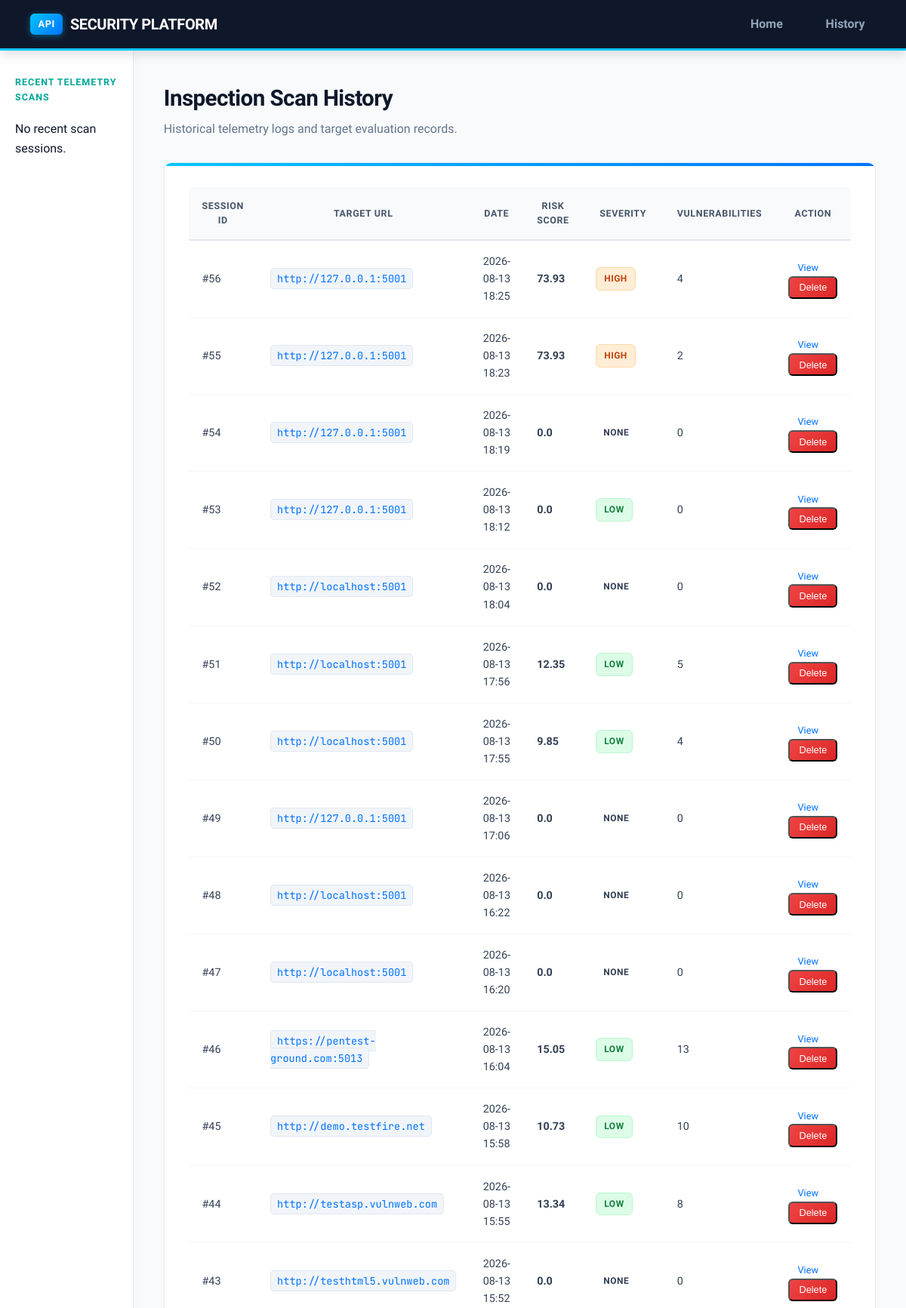
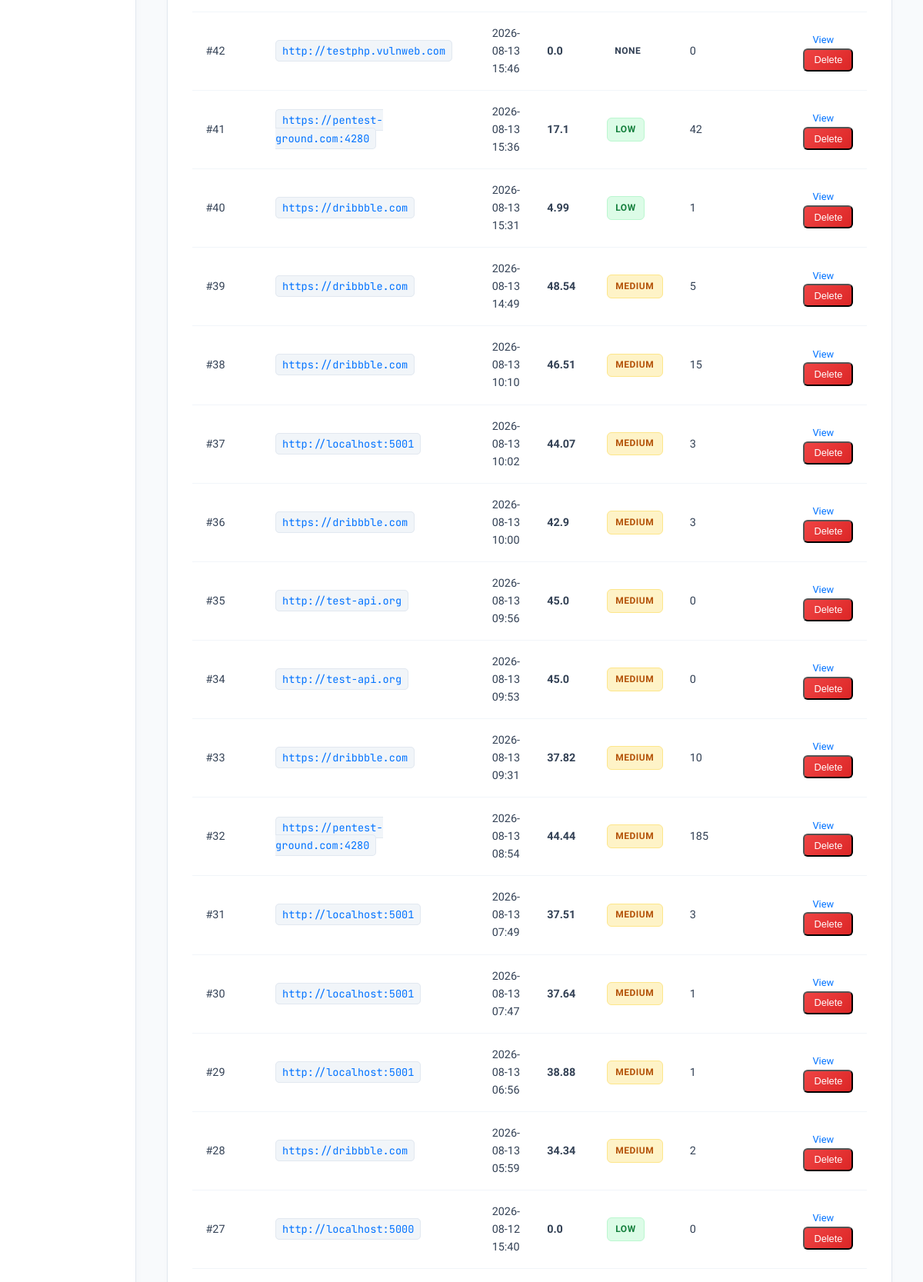
The app's page /history (upper part) with its own data (2 pictures, top to bottom).
### database/models.py (models this page shows)
class ScanSession(Base):
    __tablename__ = "scan_sessions"
    id = Column(Integer, primary_key=True, index=True)
    target_url = Column(String(500), nullable=False)
    scan_start_time = Column(DateTime, default=datetime.utcnow)
    scan_end_time = Column(DateTime, nullable=True)
    total_endpoints_found = Column(Integer, default=0)
    total_vulnerabilities_found = Column(Integer, default=0)
    overall_risk_score = Column(Float, default=0.0)
    overall_severity = Column(String(20), default="Low")
    endpoints = relationship("Endpoint", back_populates="session", cascade="all, delete-orphan")
    findings = relationship("Finding", back_populates="session", cascade="all, delete-orphan")
    reports = relationship("Report", back_populates="session", cascade="all, delete-orphan")

### dashboard/routes.py (the view)
@dashboard_bp.route("/history")
def history():
    sessions = get_all_sessions()
    return render_template("history.html", sessions=sessions)

### database/db.py (called while the page is built)
def get_all_sessions() -> List[ScanSession]:
    db = SessionLocal()
    try:
        return db.query(ScanSession).order_by(ScanSession.scan_start_time.desc()).all()
    finally:
        db.close()

### dashboard/templates/history.html (shortened to what this page needs)
{% extends "base.html" %}
{% block content %}
<div class="page-header">
    <h1>Inspection Scan History</h1>
    <p>Historical telemetry logs and target evaluation records.</p>
</div>
<div class="card table-card">
    <table>
        <thead>
            <tr>
                <th>Session ID</th>
                <th>Target URL</th>
                <th>Date</th>
                <th>Risk Score</th>
                <th>Severity</th>
                <th>Vulnerabilities</th>
                <th>Action</th>
            </tr>
        </thead>
        <tbody>
            {% for sess in sessions %}
            <tr>
                <td>#{{ sess.id }}</td>
                <td><code>{{ sess.target_url }}</code></td>
                <td>{{ sess.scan_start_time.strftime('%Y-%m-%d %H:%M') if sess.scan_start_time else 'N/A' }}</td>
                <td><strong>{{ sess.overall_risk_score }}</strong></td>
                <td><span class="badge {{ sess.overall_severity|lower }}">{{ sess.overall_severity }}</span></td>
                <td>{{ sess.total_vulnerabilities_found }}</td>
                <td class="actions-cell">
                    <a href="{{ url_for('dashboard.results', session_id=sess.id) }}" class="btn-sm">View</a>
                    <form action="{{ url_for('dashboard.delete_scan', session_id=sess.id) }}" method="POST" style="display:inline;">
                        <button type="submit" class="btn-sm btn-danger" onclick="return confirm('Delete this scan session record?')">Delete</button>
                    </form>
                </td>
            </tr>
            {% else %}
            <tr>
                <td colspan="7" class="text-center">No past inspection scan sessions recorded.</td>
            </tr>
            {% endfor %}
        </tbody>
    </table>
</div>
{% endblock %}

### dashboard/static/css/style.css (style rules this page uses)
* { box-sizing: border-box; margin: 0; padding: 0; }
:root { --zap-navy: #0f172a; --zap-slate: #1e293b; --zap-cyan: #00c6ff; --zap-teal: #00a896; --zap-blue-gradient: linear-gradient(135deg, #00c6ff 0%, #0072ff 100%); --zap-dark-gradient: linear-gradient(135deg, #0f172a 0%, #1e293b 100%); --bg-main: #f8fafc; --bg-card: #ffffff; --text-primary: #0f172a; --text-secondary: #475569; --text-muted: #64748b; --border-color: #e2e8f0; }
body { font-family: 'Plus Jakarta Sans', -apple-system, BlinkMacSystemFont, "Segoe UI", Roboto, sans-serif; background-color: var(--bg-main); color: var(--text-primary); line-height: 1.6; min-height: 100vh; }
a { color: #0072ff; text-decoration: none; transition: all 0.2s ease; }
.page-header { margin-bottom: 2rem; }
.page-header h1 { font-size: 1.85rem; font-weight: 800; color: var(--zap-navy); letter-spacing: -0.02em; }
.page-header p { color: var(--text-muted); font-size: 1rem; margin-top: 0.2rem; }
.card { background-color: #ffffff; border-radius: 12px; padding: 2rem; margin-bottom: 2rem; border: 1px solid #e2e8f0; box-shadow: 0 4px 15px rgba(0, 0, 0, 0.03); position: relative; overflow: hidden; }
.card::before { content: ''; position: absolute; top: 0; left: 0; right: 0; height: 4px; background: var(--zap-blue-gradient); }
.btn-sm { padding: 0.35rem 0.75rem; font-size: 0.8rem; border-radius: 6px; }
.btn-danger { background: linear-gradient(135deg, #ef4444, #dc2626); color: #ffffff; }
.badge { padding: 0.3rem 0.65rem; border-radius: 6px; font-size: 0.75rem; font-weight: 800; text-transform: uppercase; letter-spacing: 0.04em; display: inline-block; }
.badge.low { background-color: #dcfce7; color: #15803d; border: 1px solid #bbf7d0; }
.badge.medium { background-color: #fef3c7; color: #b45309; border: 1px solid #fde68a; }
.badge.high { background-color: #ffedd5; color: #c2410c; border: 1px solid #fed7aa; }
.table-card { overflow-x: auto; background: #ffffff; border-radius: 10px; border: 1px solid #e2e8f0; box-shadow: 0 2px 8px rgba(0, 0, 0, 0.02); }
table { width: 100%; border-collapse: separate; border-spacing: 0; }
th { background-color: #f8fafc; color: #475569; font-size: 0.78rem; font-weight: 800; text-transform: uppercase; letter-spacing: 0.05em; padding: 0.9rem 1.1rem; border-bottom: 2px solid #e2e8f0; }
td { padding: 1rem 1.1rem; border-bottom: 1px solid #f1f5f9; text-align: left; color: #334155; font-size: 0.9rem; }
td code { background: #f1f5f9; padding: 0.25rem 0.5rem; border-radius: 5px; font-family: 'JetBrains Mono', monospace; font-size: 0.85rem; color: #0072ff; border: 1px solid #e2e8f0; }

### records on screen
ScanSession: id "56", target_url "http://127.0.0.1:5001", scan_start_time "2026-08-13 18:25", overall_risk_score "73.93", overall_severity "HIGH", total_vulnerabilities_found "4"
ScanSession: id "55", target_url "http://127.0.0.1:5001", scan_start_time "2026-08-13 18:23", overall_risk_score "73.93", overall_severity "HIGH", total_vulnerabilities_found "2"
ScanSession: id "54", target_url "http://127.0.0.1:5001", scan_start_time "2026-08-13 18:19", overall_risk_score "0.0", overall_severity "NONE", total_vulnerabilities_found "0"
ScanSession: id "53", target_url "http://127.0.0.1:5001", scan_start_time "2026-08-13 18:12", overall_risk_score "0.0", overall_severity "LOW", total_vulnerabilities_found "0"
ScanSession: id "52", target_url "http://localhost:5001", scan_start_time "2026-08-13 18:04", overall_risk_score "0.0", overall_severity "NONE", total_vulnerabilities_found "0"
ScanSession: id "51", target_url "http://localhost:5001", scan_start_time "2026-08-13 17:56", overall_risk_score "12.35", overall_severity "LOW", total_vulnerabilities_found "5"
ScanSession: id "50", target_url "http://localhost:5001", scan_start_time "2026-08-13 17:55", overall_risk_score "9.85", overall_severity "LOW", total_vulnerabilities_found "4"
ScanSession: id "49", target_url "http://127.0.0.1:5001", scan_start_time "2026-08-13 17:06", overall_risk_score "0.0", overall_severity "NONE", total_vulnerabilities_found "0"
ScanSession: id "48", target_url "http://localhost:5001", scan_start_time "2026-08-13 16:22", overall_risk_score "0.0", overall_severity "NONE", total_vulnerabilities_found "0"
ScanSession: id "47", target_url "http://localhost:5001", scan_start_time "2026-08-13 16:20", overall_risk_score "0.0", overall_severity "NONE", total_vulnerabilities_found "0"
ScanSession: id "46", target_url "https://pentest-ground.com:5013", scan_start_time "2026-08-13 16:04", overall_risk_score "15.05", overall_severity "LOW", total_vulnerabilities_found "13"
ScanSession: id "45", target_url "http://demo.testfire.net", scan_start_time "2026-08-13 15:58", overall_risk_score "10.73", overall_severity "LOW", total_vulnerabilities_found "10"
ScanSession: id "44", target_url "http://testasp.vulnweb.com", scan_start_time "2026-08-13 15:55", overall_risk_score "13.34", overall_severity "LOW", total_vulnerabilities_found "8"
ScanSession: id "43", target_url "http://testhtml5.vulnweb.com", scan_start_time "2026-08-13 15:52", overall_risk_score "0.0", overall_severity "NONE", total_vulnerabilities_found "0"
ScanSession: id "42", target_url "http://testphp.vulnweb.com", scan_start_time "2026-08-13 15:46", overall_risk_score "0.0", overall_severity "NONE", total_vulnerabilities_found "0"
ScanSession: id "41", target_url "https://pentest-ground.com:4280", scan_start_time "2026-08-13 15:36", overall_risk_score "17.1", overall_severity "LOW", total_vulnerabilities_found "42"
ScanSession: id "40", target_url "https://dribbble.com", scan_start_time "2026-08-13 15:31", overall_risk_score "4.99", overall_severity "LOW", total_vulnerabilities_found "1"
ScanSession: id "39", target_url "https://dribbble.com", scan_start_time "2026-08-13 14:49", overall_risk_score "48.54", overall_severity "MEDIUM", total_vulnerabilities_found "5"
ScanSession: id "38", target_url "https://dribbble.com", scan_start_time "2026-08-13 10:10", overall_risk_score "46.51", overall_severity "MEDIUM", total_vulnerabilities_found "15"
ScanSession: id "37", target_url "http://localhost:5001", scan_start_time "2026-08-13 10:02", overall_risk_score "44.07", overall_severity "MEDIUM", total_vulnerabilities_found "3"
ScanSession: id "36", target_url "https://dribbble.com", scan_start_time "2026-08-13 10:00", overall_risk_score "42.9", overall_severity "MEDIUM", total_vulnerabilities_found "3"
ScanSession: id "35", target_url "http://test-api.org", scan_start_time "2026-08-13 09:56", overall_risk_score "45.0", overall_severity "MEDIUM", total_vulnerabilities_found "0"
ScanSession: id "34", target_url "http://test-api.org", scan_start_time "2026-08-13 09:53", overall_risk_score "45.0", overall_severity "MEDIUM", total_vulnerabilities_found "0"
ScanSession: id "33", target_url "https://dribbble.com", scan_start_time "2026-08-13 09:31", overall_risk_score "37.82", overall_severity "MEDIUM", total_vulnerabilities_found "10"
ScanSession: id "32", target_url "https://pentest-ground.com:4280", scan_start_time "2026-08-13 08:54", overall_risk_score "44.44", overall_severity "MEDIUM", total_vulnerabilities_found "185"
ScanSession: id "31", target_url "http://localhost:5001", scan_start_time "2026-08-13 07:49", overall_risk_score "37.51", overall_severity "MEDIUM", total_vulnerabilities_found "3"
ScanSession: id "30", target_url "http://localhost:5001", scan_start_time "2026-08-13 07:47", overall_risk_score "37.64", overall_severity "MEDIUM", total_vulnerabilities_found "1"
ScanSession: id "29", target_url "http://localhost:5001", scan_start_time "2026-08-13 06:56", overall_risk_score "38.88", overall_severity "MEDIUM", total_vulnerabilities_found "1"
ScanSession: id "28", target_url "https://dribbble.com", scan_start_time "2026-08-13 05:59", overall_risk_score "34.34", overall_severity "MEDIUM", total_vulnerabilities_found "2"
ScanSession: id "27", target_url "http://localhost:5000", scan_start_time "2026-08-12 15:40", overall_risk_score "0.0", overall_severity "LOW", total_vulnerabilities_found "0"
